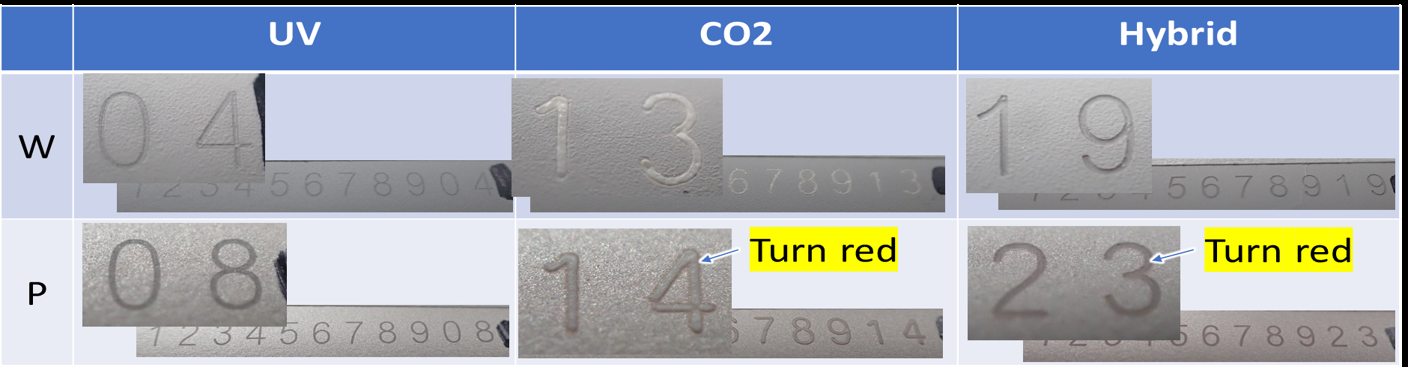
#> input picture Sample.png, 1408 x 367 px
$ python -i 'Adaptive Adjustmen for Marker inspection with OCR.py'   (imports and definitions only)
#> lines starting #> are read from the running program, lines starting #| are printed output that depends on the picture; after the words box and inside, x2 and y2 are one past the last pixel; in counts of white or black regions, pixels touching at a corner belong together
import cv2
import pytesseract
import csv
import os
import numpy as np

# Set the mode
real_time_mode = True
#real_time_mode = False

# Specify the path to the image file
image_path = "GrayCO2.JPEG"

#OCR = True
OCR = False

# Initialize the camera (only used in real-time mode)
# [4 lines not run here, left out]

# Define the target string
target_string = "0123456789AB"

def update(val):
    pass

# Function to save parameters to a CSV file
# [7 lines left out: function save_parameters, not called in this run]

# Function to load parameters from a CSV file
def load_parameters():
    if os.path.exists('parameters.csv'):
        with open('parameters.csv', mode='r') as file:
#> (reads parameters.csv from the repository)
#> further down, picture is the input picture: shape (367, 1408, 3); mean B, G, R 181.4, 168.6, 160.7
            reader = csv.reader(file)
            next(reader)  # Skip header
            params = next(reader)
            print(f"Loaded parameters: {params}")  # Debugging statement
            return int(params[0]), int(params[1]), int(params[2]), int(params[3]), int(params[4])
    print("Loading default parameters...")  # Debugging statement
    return 11, 2, 5, 3, 0  # Default values

# Load parameters before creating trackbars
# [1 line that did not run here, left out]

# Create a window
# [8 lines not run here, left out]

# Function to remove noise from the image
def remove_noise(image, kernel_size):
    if kernel_size % 2 == 0:
        kernel_size += 1
    blurred = cv2.GaussianBlur(image, (kernel_size, kernel_size), 0)
    return blurred

# Function to apply morphological operations to the binary image
def apply_morphology(binary_image, kernel_size):
    kernel = cv2.getStructuringElement(cv2.MORPH_RECT, (kernel_size, kernel_size))
    morphed = cv2.morphologyEx(binary_image, cv2.MORPH_CLOSE, kernel)
    return morphed

def process_image(image):
    # Get current positions of trackbars
    block_size = cv2.getTrackbarPos('Block Size', 'OCR Real-time Threshold Video')
    c = cv2.getTrackbarPos('C', 'OCR Real-time Threshold Video')
    blur_kernel_size = cv2.getTrackbarPos('Blur Kernel Size', 'OCR Real-time Threshold Video')
    morph_kernel_size = cv2.getTrackbarPos('Morph Kernel Size', 'OCR Real-time Threshold Video')
    threshold_type = cv2.getTrackbarPos('Threshold Type', 'OCR Real-time Threshold Video')

    # Ensure block_size is odd and greater than 1
    if block_size % 2 == 0:
        block_size += 1
    if block_size < 3:
        block_size = 3
    if morph_kernel_size < 3:
        morph_kernel_size = 3

    # Convert the frame to grayscale
    gray = cv2.cvtColor(image, cv2.COLOR_BGR2GRAY)
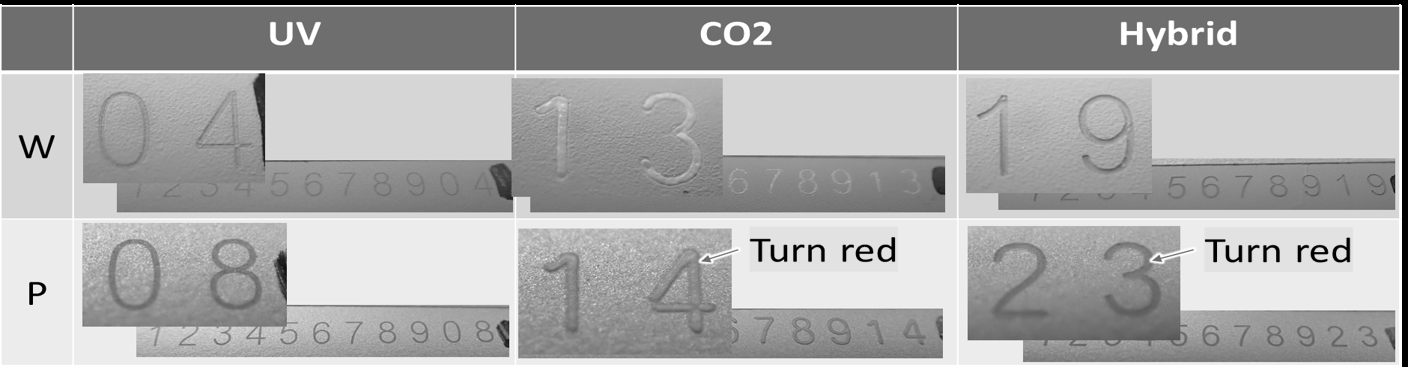
#> gray: shape (367, 1408); min 0, max 255, mean 167.8

    # Remove noise from the grayscale image
    denoised = remove_noise(gray, blur_kernel_size)

    # Apply adaptive thresholding to preprocess the image
    threshold_method = cv2.THRESH_BINARY if threshold_type == 0 else cv2.THRESH_BINARY_INV
    thresh = cv2.adaptiveThreshold(denoised, 255, cv2.ADAPTIVE_THRESH_MEAN_C, threshold_method, block_size, c)
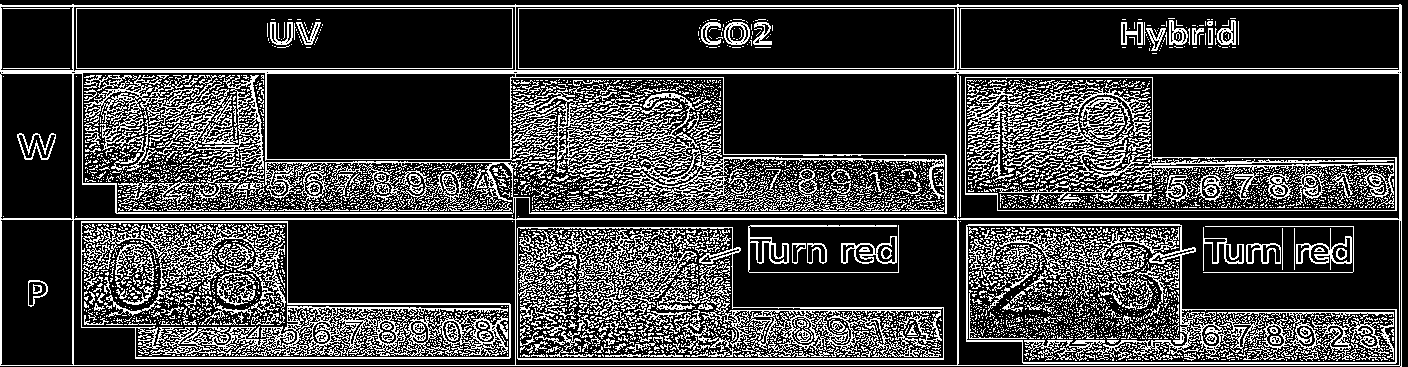
#> thresh: shape (367, 1408); 24.3% white in thin lines or dots

    # Apply morphological operations to the binary image
    morphed = apply_morphology(thresh, morph_kernel_size)
#> in apply_morphology, `morphed = cv2.morphologyEx(binary_image, cv2.MORPH_CLOSE, kernel)`:
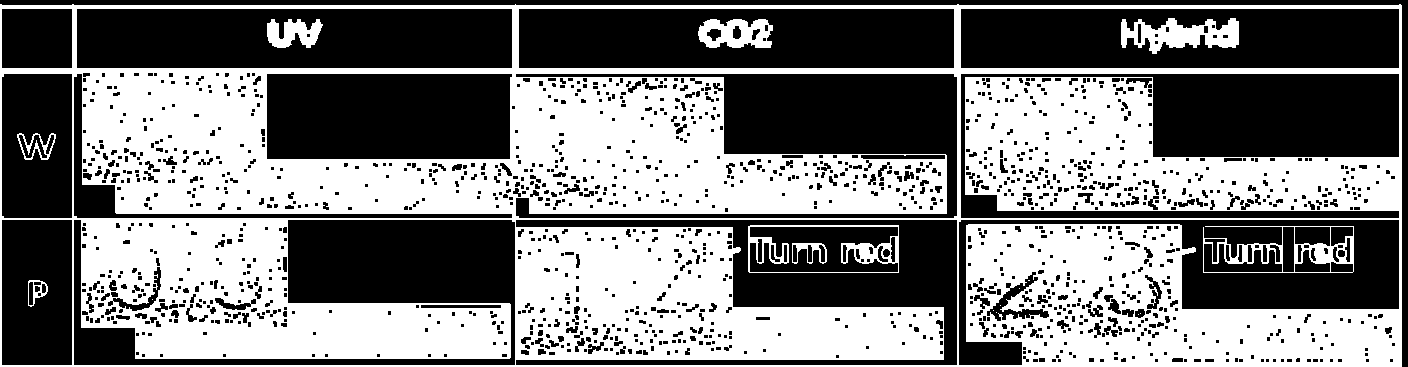
#> morphed: shape (367, 1408); 48% white; 17 white regions (8 under 20 px), largest, box (x1, y1, x2, y2) and area: (0, 4, 1402, 367) 238579, (1121, 18, 1239, 54) 2415, (1203, 226, 1354, 273) 1992

    # Combine the original grayscale image and the morphed image side by side
    combined = np.hstack((gray, morphed))
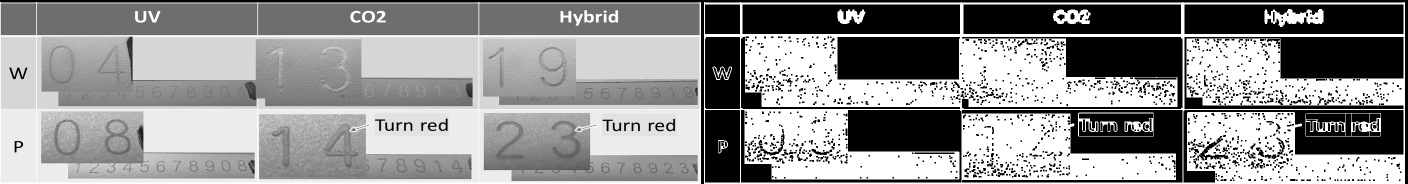
#> combined: shape (367, 2816) (shown at 1/2 size); min 0, max 255, mean 145.1

    if OCR:
        # Perform OCR on the processed frame
        custom_config = r'--oem 3 --psm 6'
        ocr_result = pytesseract.image_to_string(morphed, config=custom_config)

        # Remove any extra characters or spaces
        detected_text = ''.join(filter(str.isalnum, ocr_result))

        # Get bounding box information for each character
        boxes = pytesseract.image_to_boxes(morphed, config=custom_config)

        # Overlay rectangles on the detected characters on the original grayscale image
        h, w = gray.shape
        for box in boxes.splitlines():
            box = box.split()
            x, y, x2, y2 = int(box[1]), int(box[2]), int(box[3]), int(box[4])
            y = h - y  # Flip y-coordinate to match OpenCV's coordinate system
            y2 = h - y2
            cv2.rectangle(combined, (x, y), (x2, y2), (255, 0, 0), 1)  # Draw on the original image with blue color

        # Compare the detected text with the target string
        match_result = "OK" if detected_text == target_string else "Not match"

        # Display the detected text and the result on the combined image
        cv2.putText(combined, f"Detected: {detected_text}", (10, 30), cv2.FONT_HERSHEY_SIMPLEX, 0.7, (255, 255, 255), 2, cv2.LINE_AA)
        cv2.putText(combined, f"Result: {match_result}", (10, 70), cv2.FONT_HERSHEY_SIMPLEX, 0.7, (255, 255, 255), 2, cv2.LINE_AA)

    # Display the combined image
    cv2.imshow('OCR Real-time Threshold Video', combined)

# [37 lines left out: function main, not called in this run]

# [2 lines not run here, left out]

>>> import cv2
>>> picture = cv2.imread('Sample.png')
>>> result = process_image(picture)
